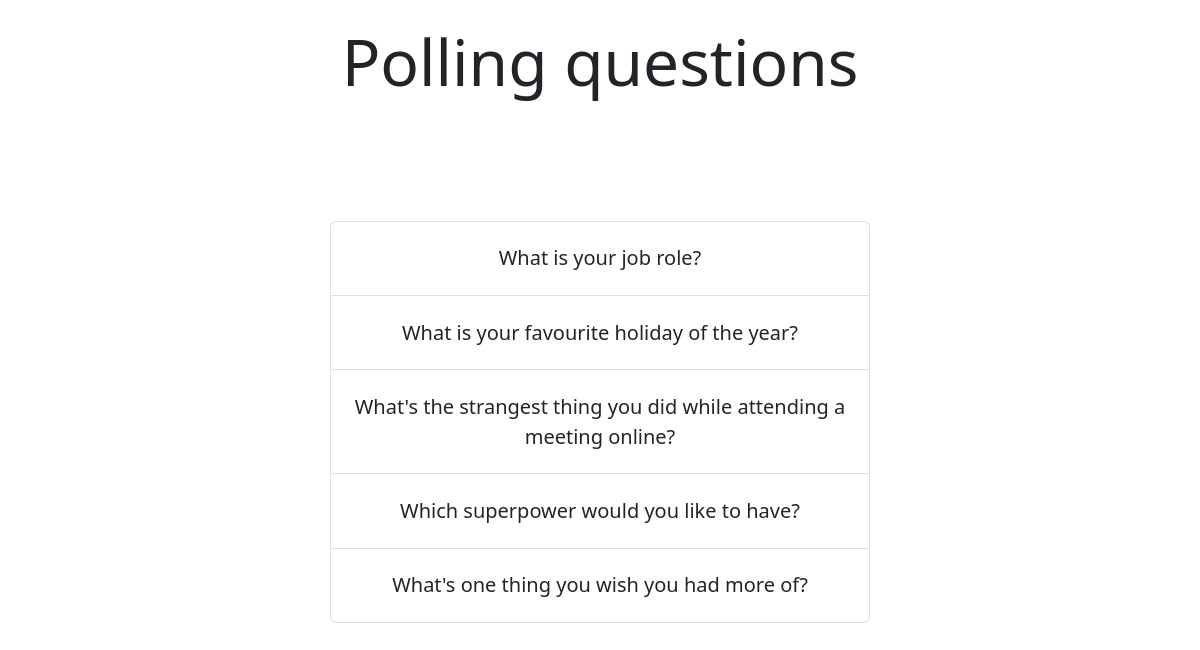
Screenshot of /polls/ with the database file from the repository.
### polls/models.py (models this page shows, shortened)
class Question(models.Model):
    question_text = models.CharField(max_length=200)
    pub_date = models.DateTimeField('date published')

### polls/views.py (the view)
# urls.py: path('', views.IndexView.as_view(), name='index'),
class IndexView(generic.ListView):
    template_name = 'polls/index.html'
    context_object_name = 'question_list'
    def get_queryset(self):
        return Question.objects.filter(pub_date__lte=timezone.now()).order_by('-pub_date')[:5]

### polls/templates/polls/index.html (shortened to what this page needs)
<!DOCTYPE html>
<html lang="en">
<head>
    {% load static %}
    <link href="https://cdn.jsdelivr.net/npm/bootstrap@5.2.2/dist/css/bootstrap.min.css" rel="stylesheet"
>
    <link rel="stylesheet" href="{% static 'polls/index.css' %}">
</head>
<body>
<h1 class="display-3">Polling questions</h1>
{% if question_list %}
    <ul class="list-group">
        {% for question in question_list %}
            <a href="{% url 'polls:detail' question.id %}" class="lead list-group-item list-group-item-action"
               aria-current="true">{{ question.question_text }}</a>
        {% endfor %}
    </ul>
{% else %}
    <p class="lead"> No polls are available.</p>
{% endif %}
</body>
</html>

### polls/static/polls/index.css (style rules this page uses)
body { background: white; }
.display-3 { text-align: center; margin-top: 2%; }
.list-group { width: 45%; text-align: center; margin: 10% auto; }
.list-group-item { padding-top: 4%; padding-bottom: 4%; }

### rows the page displays
Question: question_text "What is your job role?"
Question: question_text "What is your favourite holiday of the year?"
Question: question_text "What's the strangest thing you did while attending a meeting online?"
Question: question_text "Which superpower would you like to have?"
Question: question_text "What's one thing you wish you had more of?"
